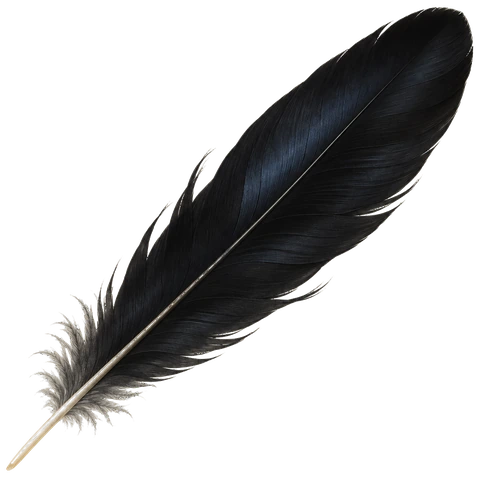
#> input picture img/feather.webp, 480 x 477 px
$ python cut-feather.py ../img/feather.webp ../img/haeram-a.webp 100
#> lines starting #> are read from the running program, lines starting #| are printed output that depends on the picture
# 종이색 배경 위 깃털 그림에서 배경을 지워 투명 이미지로 만든다.
# 사용: python tools/cut-feather.py <원본.png> <결과.webp> [긴 변 px]
# 배경색과의 색 거리로 투명도를 정하고, 가장자리에 남은 배경색을 걷어 낸다(색 되돌리기).
import sys
from PIL import Image, ImageFilter

src, out = sys.argv[1], sys.argv[2]
size = int(sys.argv[3]) if len(sys.argv) > 3 else 480
im = Image.open(src).convert('RGB')
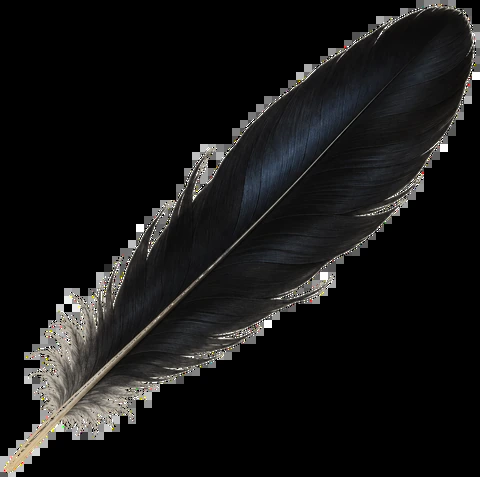
#> im: PIL image 480x477 RGB; mean R, G, B 22.4, 22.1, 21.6
W, H = im.size
#> W = 480; H = 477
px = im.load()

# 네 귀퉁이 근처에서 배경색을 잰다
samples = [px[x, y] for x in (8, W - 9) for y in (8, H - 9)]
#> samples = [(0, 0, 0), (211, 186, 144), (93, 93, 93), (0, 0, 0)]
bg = tuple(sum(c[i] for c in samples) // len(samples) for i in range(3))
#> bg = (76, 69, 59)

LO, HI = 14, 70  # 배경과의 거리 LO 이하면 완전 투명, HI 이상이면 완전 불투명
out_im = Image.new('RGBA', (W, H))
#> out_im: PIL image 480x477 RGBA; every value is 0
op = out_im.load()
for y in range(H):
    for x in range(W):
        r, g, b = px[x, y]
        d = ((r - bg[0]) ** 2 + (g - bg[1]) ** 2 + (b - bg[2]) ** 2) ** 0.5
        a = 0.0 if d <= LO else 1.0 if d >= HI else (d - LO) / (HI - LO)
        if a <= 0:
            op[x, y] = (0, 0, 0, 0)
            continue
        # 반투명 가장자리: 배경이 섞인 만큼 빼서 원래 색으로 되돌림
        c = [min(255, max(0, round((v - (1 - a) * k) / a))) for v, k in zip((r, g, b), bg)]
        op[x, y] = (c[0], c[1], c[2], round(a * 255))

# 떨어진 작은 얼룩 정리: 알파를 살짝 다듬음
alpha = out_im.getchannel('A').filter(ImageFilter.MedianFilter(3))
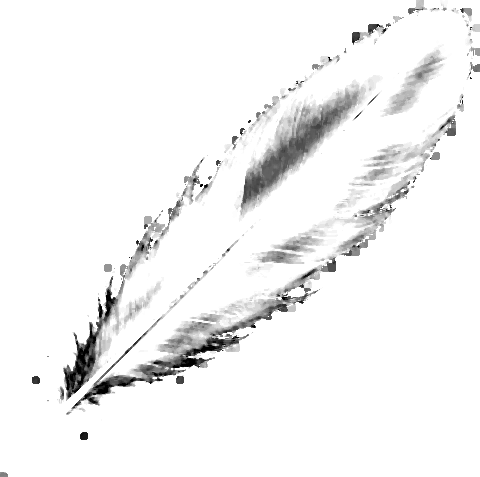
#> alpha: PIL image 480x477 L; min 0, max 255, mean 243.4
out_im.putalpha(alpha)
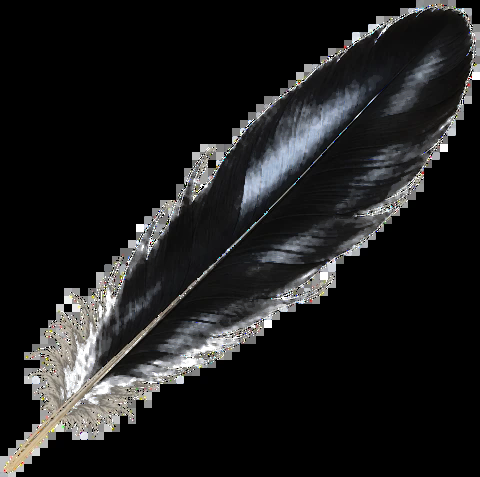
#> out_im: PIL image 480x477 RGBA; mean R, G, B, A 20.4, 21, 21.8, 243.4; transparent parts drawn white
bbox = alpha.point(lambda v: 255 if v > 8 else 0).getbbox()
#> bbox = (0, 0, 480, 477)
pad = 12
bbox = (max(0, bbox[0] - pad), max(0, bbox[1] - pad), min(W, bbox[2] + pad), min(H, bbox[3] + pad))
out_im = out_im.crop(bbox)
k = size / max(out_im.size)
#> k = 0.208
if k < 1:
    out_im = out_im.resize((round(out_im.width * k), round(out_im.height * k)), Image.LANCZOS)
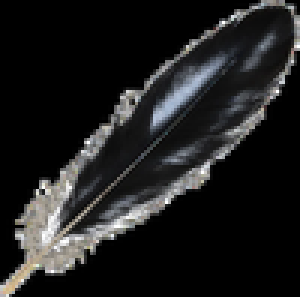
#> out_im: PIL image 100x99 RGBA (shown 3 times larger); mean R, G, B, A 21.1, 21.5, 22.2, 243; transparent parts drawn white
out_im.save(out, 'WEBP', quality=92, method=6)
print('bg', bg, 'crop', bbox, 'out', out_im.size)
#| bg (76, 69, 59) crop (0, 0, 480, 477) out (100, 99)
